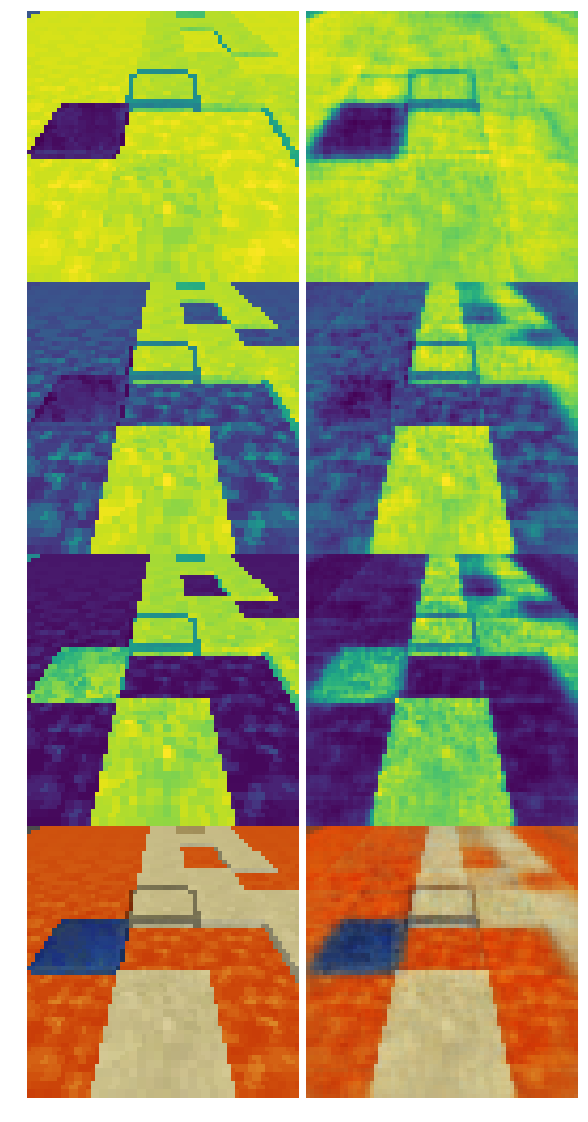

Here is the Python script that generated this plot:

# coding: utf-8

# In[22]:
import numpy as np
import torch.nn as nn
import torch.nn.functional as F
import torch.optim as optim
import torch

import imageio as io

import matplotlib.pyplot as plt


# In[23]:


class Encoder(nn.Module):
    def __init__(self,img_channels, latent_size):
        super(Encoder,self).__init__()
        self.img_channels = img_channels
        self.latent_size = latent_size
        self.conv1 = nn.Conv2d(in_channels = img_channels, out_channels = 32, kernel_size = 4, stride = 2)
        self.conv2 = nn.Conv2d(in_channels = 32, out_channels = 64, kernel_size = 4, stride = 2)
        self.conv3 = nn.Conv2d(in_channels = 64, out_channels = 128, kernel_size = 4, stride = 2)
        self.conv4 = nn.Conv2d(in_channels = 128, out_channels = 256, kernel_size = 4, stride = 2)
        
        self.mu = nn.Linear(in_features = 2*2*256, out_features = latent_size)
        self.logsigma = nn.Linear(in_features = 2*2*256, out_features = latent_size)
    
    def forward(self, x):
        x = F.relu(self.conv1(x))
        x = F.relu(self.conv2(x))
        x = F.relu(self.conv3(x))
        x = F.relu(self.conv4(x))
        x = x.view(x.size(0), -1)
        
        mu = self.mu(x)
        logsigma = self.logsigma(x)
        
        return mu, logsigma


# In[24]:


class Decoder(nn.Module):
    def __init__(self,img_channels, latent_size):
        super(Decoder,self).__init__()
        self.img_channels = img_channels
        self.latent_size = latent_size
        
        self.linear1 = nn.Linear(latent_size,1024)
        self.deconv1 = nn.ConvTranspose2d(in_channels = 1024, out_channels = 128, kernel_size = 5, stride = 2)
        self.deconv2 = nn.ConvTranspose2d(in_channels = 128, out_channels = 64, kernel_size = 5, stride = 2)
        self.deconv3 = nn.ConvTranspose2d(in_channels = 64, out_channels = 32, kernel_size = 6, stride = 2)
        self.deconv4 = nn.ConvTranspose2d(in_channels = 32, out_channels = img_channels, kernel_size = 6, stride = 2)
        
    def forward(self,z):
        z = F.relu(self.linear1(z))
        z = z.unsqueeze(-1).unsqueeze(-1)
        z = F.relu(self.deconv1(z))
        z = F.relu(self.deconv2(z))
        z = F.relu(self.deconv3(z))
        z = torch.sigmoid(self.deconv4(z))
        return z


# In[25]:


class VAE(nn.Module):
    def __init__(self,img_channels, latent_size):
        super(VAE,self).__init__()
        self.latent_size = latent_size
        self.encoder = Encoder(img_channels, latent_size)
        self.decoder = Decoder(img_channels, latent_size)
        
    def forward(self,x):
        mu,logsigma = self.encoder(x)
        
        sigma = logsigma.exp()
        epsilon = torch.randn_like(sigma)
        z = epsilon.mul(sigma).add_(mu)   
        
        recon_x = self.decoder(z)
        return recon_x, mu, logsigma


# $KL_{loss}=-\frac{1}{2}(2\log(\sigma_1)-\sigma_1^2-\mu_1^2+1)$  if σ is the standard deviation.   
# Warning, if σ if the variance, $=-\frac{1}{2}(\log(\sigma_1)-\sigma_1-\mu^2_1+1)$

# In[26]:


class ConvVAE():
    def __init__(self,img_channels, latent_size, learning_rate, load = False):
        self.cuda = torch.cuda.is_available()
        self.device = torch.device("cuda" if self.cuda else "cpu")
        print("ConVAE running on GPU" if self.cuda else "ConVAE running on CPU")
        self.model = VAE(img_channels, latent_size).to(self.device)
        self.learning_rate = learning_rate
        self.optimizer = optim.Adam(self.model.parameters(), lr = learning_rate)
        self.losses = []
        self.BCEs = []
        self.KLDs = []
        self.latent_size = latent_size
        self.epoch_trained = 0
        if load:
            self.load('./models/ConvVAE'+str(latent_size))
        
    def train(self, batch_img, batch_size, nb_epochs):
        demo = []
        demo.append(self.save_figure(batch_img))
        if self.epoch_trained>0: print(f'ConvVAE already trained on {self.epoch_trained} epochs')
        batch_img = batch_img.to(self.device)        
        for epoch in range(1,nb_epochs+1):
            loss_epoch = 0
            for batch in torch.split(batch_img, 40, dim=0):
                self.model.train()
                self.optimizer.zero_grad()
                recon_x, mu, logsigma = self.model(batch)
                
                BCE = F.mse_loss(recon_x, batch, reduction='sum')
                BCE_blue = F.mse_loss(recon_x[:,0,:,:], batch[:,0,:,:], reduction='sum')
                BCE_end = F.mse_loss(torch.split(recon_x,int(recon_x.size(2)/3),dim=2)[0], torch.split(batch,int(batch.size(2)/3),dim=2)[0], reduction='sum')
                #If the training is bad, add a threshold to KLD
                KLD = -0.5 * torch.sum(1 + 2 * logsigma - mu.pow(2) - (2 * logsigma).exp())
                loss = BCE + KLD + BCE_end + BCE_blue
                loss_epoch+=loss
                self.losses.append(loss)
                self.BCEs.append(BCE)
                self.KLDs.append(KLD)
                    
                loss.backward()
                self.optimizer.step()
            
            if epoch%max(int(nb_epochs/10),1)==0:
                print(f'Epoch {epoch+self.epoch_trained}: loss = {round(float(loss_epoch),4)}') #CHECK THIS LINE, voir s on peut utiliser tdqm
                demo.append(self.save_figure(batch_img))
        self.epoch_trained += nb_epochs
        io.mimsave('./figures/training_epochs='+str(self.epoch_trained)+'_images='+str(batch_img.size(0))+'_latent='+str(self.latent_size)+'.gif', demo, duration = 0.55)            
        return recon_x
        
    def __call__(self,batch_img):
        return self.model(batch_img.to(self.device))[0]
    
    def encode(self,batch_img):
        mu, logsigma = self.model.encoder(batch_img.to(self.device))
        sigma = logsigma.exp()
        epsilon = torch.randn_like(sigma)
        z = epsilon.mul(sigma).add_(mu).detach()
        return z

    def decode(self,z):
        batch_img = self.model.decoder(z).detach()
        return batch_img

    def display_reconstruction(self,batch_img, id_img):
        recon_batch_img = self.model(batch_img[id_img,:,:,:].unsqueeze(0).to(self.device))[0].detach()
        import matplotlib.pyplot as plt
        
        plt.figure(figsize = (10,20))
        for channel in range(3):
            img = np.transpose(batch_img[id_img,:,:,:].numpy(),(1,2,0))
            plt.subplot(4,2,2*channel+1)
            plt.imshow(img[:,:,channel]*255)
            plt.axis('off')
            img = np.transpose(np.array(recon_batch_img[0,:,:,:].detach()*255),(1,2,0))
            plt.subplot(4,2,2*(channel+1))
            plt.imshow(np.clip(img,0,255)[:,:,channel])
            plt.axis('off')
            
        plt.subplot(4,2,7)
        plt.imshow(np.transpose(batch_img[id_img,:,:,:].numpy(),(1,2,0)))
        plt.axis('off')
        img = np.transpose(np.array(recon_batch_img[0,:,:,:].detach()),(1,2,0))
        plt.subplot(4,2,8)
        plt.imshow(np.clip(img,0,1))
        plt.axis('off')
        plt.subplots_adjust(wspace=0, hspace=0)
        plt.show()
        
    def save_figure(self,batch_img):
        recon_batch_img = self.model(batch_img[0,:,:,:].unsqueeze(0).to(self.device))[0].detach()
        
        fig = plt.figure(figsize = (10,16))            
        plt.subplot(3,2,1)
        plt.imshow(np.transpose(batch_img[0,:,:,:].cpu().numpy(),(1,2,0)))
        plt.axis('off')
        img = np.transpose(np.array(recon_batch_img[0,:,:,:].detach().cpu()),(1,2,0))
        plt.subplot(3,2,2)
        plt.imshow(np.clip(img,0,1))
        plt.axis('off')
        
        recon_batch_img = self.model(batch_img[batch_img.size(0)//2,:,:,:].unsqueeze(0).to(self.device))[0].detach()
        plt.subplot(3,2,3)
        plt.imshow(np.transpose(batch_img[batch_img.size(0)//2,:,:,:].cpu().numpy(),(1,2,0)))
        plt.axis('off')
        img = np.transpose(np.array(recon_batch_img[0,:,:,:].detach().cpu()),(1,2,0))
        plt.subplot(3,2,4)
        plt.imshow(np.clip(img,0,1))
        plt.axis('off')
        
        recon_batch_img = self.model(batch_img[-1,:,:,:].unsqueeze(0).to(self.device))[0].detach()
        plt.subplot(3,2,5)
        plt.imshow(np.transpose(batch_img[-1,:,:,:].cpu().numpy(),(1,2,0)))
        plt.axis('off')
        img = np.transpose(np.array(recon_batch_img[0,:,:,:].detach().cpu()),(1,2,0))
        plt.subplot(3,2,6)
        plt.imshow(np.clip(img,0,1))
        plt.axis('off')
        
        plt.subplots_adjust(wspace=0, hspace=0)
        fig.tight_layout(pad=2)
        fig.canvas.draw()
        data = np.fromstring(fig.canvas.tostring_rgb(), dtype=np.uint8, sep='')
        data = data.reshape(fig.canvas.get_width_height()[::-1] + (3,))
        plt.close(fig)
        return data
        
        
    def save(self,path=None):
        path = './models/ConvVAE' if path==None else path
        torch.save(self.optimizer.state_dict(),path+'_optimizer.pt')
        torch.save(self.model.state_dict(),path+'_weights.pt')
        print('Model and Optimizer saved')
        
    def load(self,path=None):
        path = './models/ConvVAE' if path==None else path
        self.model.load_state_dict(torch.load(path+'_weights.pt', map_location=self.device))
        self.optimizer.load_state_dict(torch.load(path+'_optimizer.pt', map_location=self.device))
        self.model.eval()
        print('Model and Optimizer loaded')
        
    def plot_encoded(self, batch_z, encoded=True):
        batch_img = self.decode(batch_z) if encoded else batch_z
        for img in batch_img:
            plt.imshow(np.transpose(img, (1,2,0)))
            plt.axis('off')
            plt.show()